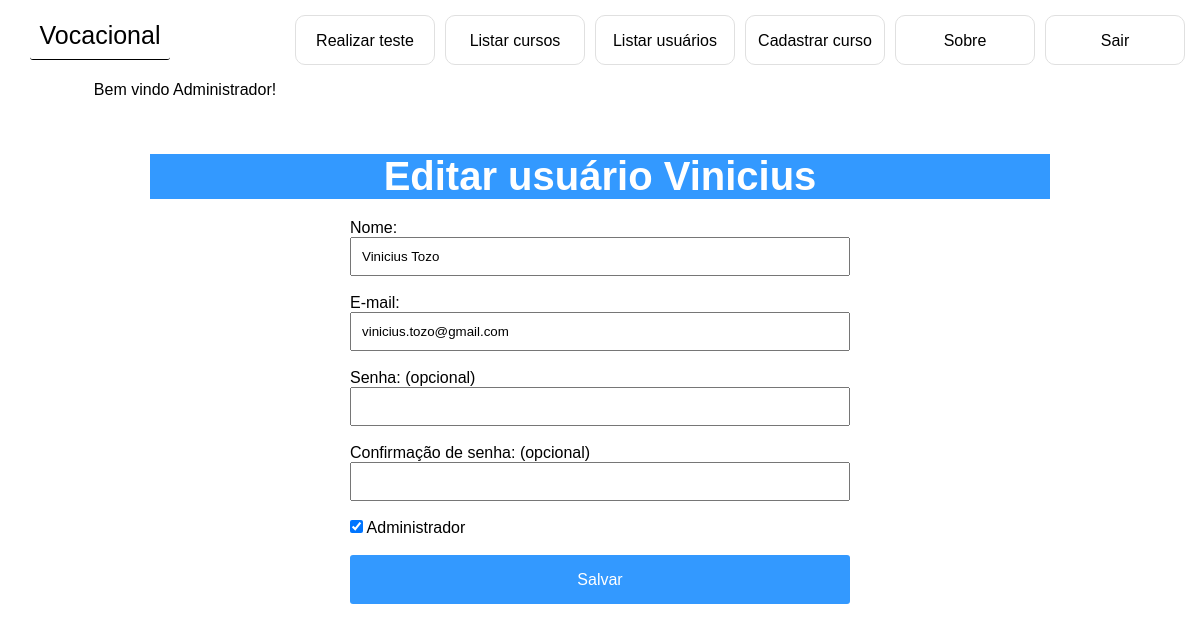
Screenshot of /editar_usuario.php?id=1 (signed in) with the database file from the repository.
### tables this page shows
CREATE TABLE IF NOT EXISTS `usuarios` (
`id` int(3) NOT NULL,
  `nome` varchar(200) NOT NULL,
  `email` varchar(200) NOT NULL,
  `senha` varchar(200) NOT NULL,
  `perfil` int(1) NOT NULL
);

### php/funcoes_banco.php (called while the page is built, shortened)
<?php
	function select_where($tabela,$where){
		global $conex;
		$sql = "SELECT * FROM $tabela WHERE $where";
		$select = $conex->prepare($sql);
		$select->execute();
		$return = $select->fetchAll();
		return $return;
	}
?>

### editar_usuario.php (the view, shortened to what this page needs)
<?php
	if(@$_SESSION['perfil'] == '1'){
		@$usuario = select_where('usuarios','id = '.@$_GET['id']);
		@$usuario = @$usuario[0];
		@$nome = " usuário ".explode(" ",@$usuario['nome'])[0];
		@$admin = true;
	}
	elseif(@$_SESSION['perfil'] == '2'){
		include 'conexao.php';
		@$usuario = select_where('usuarios','id = '.@$_SESSION['id_usuario']);
		@$usuario = @$usuario[0];
		@$nome = explode(" ",@$usuario['nome']);
		@$nome = "perfil";
	}
	else{
		header("location: index.php");
	}
?>
<!DOCTYPE html>
<html>
	<head>
		<?php include 'php/head.php' ?>
	</head>
	<body>
		<?php include 'php/header.php' ?>
		<h1>Editar <?php echo @$nome ?></h1>
		<main id='cadastros'>
			<form id='form' method='post'>
				Nome:
				<br>
				<input type='text' name='nome' maxlength='100' required value='<?php echo @$usuario['nome'] ?>'><br>
				<br>
				E-mail:
				<br>
				<input type='email' required name='email' maxlength='100' value='<?php echo @$usuario['email'] ?>'><br>
				<br>
				<?php if(@$_SESSION['id_usuario'] == @$usuario['id']): ?>
				Senha: (opcional)
				<br>
				<input type='password' maxlength='100' name='senha'><br>
				<br>
				Confirmação de senha: (opcional)
				<br>
				<input type='password' maxlength='100' name='senha2'><br>
				<?php endif; ?>
				<br>
				<?php if(@$admin): ?>
				<input type='checkbox' name='admin'
				<?php if(@$usuario['perfil'] == '1') echo 'checked' ?>
				> Administrador
				<br>
				<?php endif ?>
				<br>
				<button id='salvar'>Salvar</button><br><br>
			</form>
		</main>
	</body>
</html>

### vocacional.css (style rules this page uses)
* { margin: 0; padding: 0; box-sizing: border-box; font-family: Arial; }
h1 { background: #3399FF; color: white; font-size: 40px; text-align: center; max-width: 900px; margin: 20px auto; }
button, input[type=button] { cursor: pointer; }
#cadastros #form { width: 95%; max-width: 500px; margin: 0 auto; }
#cadastros #form input:not([type=radio]):not([type=checkbox]) { padding: 10px 10px; width: 100%; }
#cadastros button { width: 100%; border: 2px solid transparent; background: #3399FF; color: #FFF; font-size: 16px; line-height: 25px; padding: 10px 0; text-decoration: none; text-shadow: none; border-radius: 3px; box-shadow: none; }

### rows the page displays
usuarios: nome "usuário Vinicius", nome "Vinicius Tozo", email "vinicius.tozo@gmail.com", perfil "☑"
